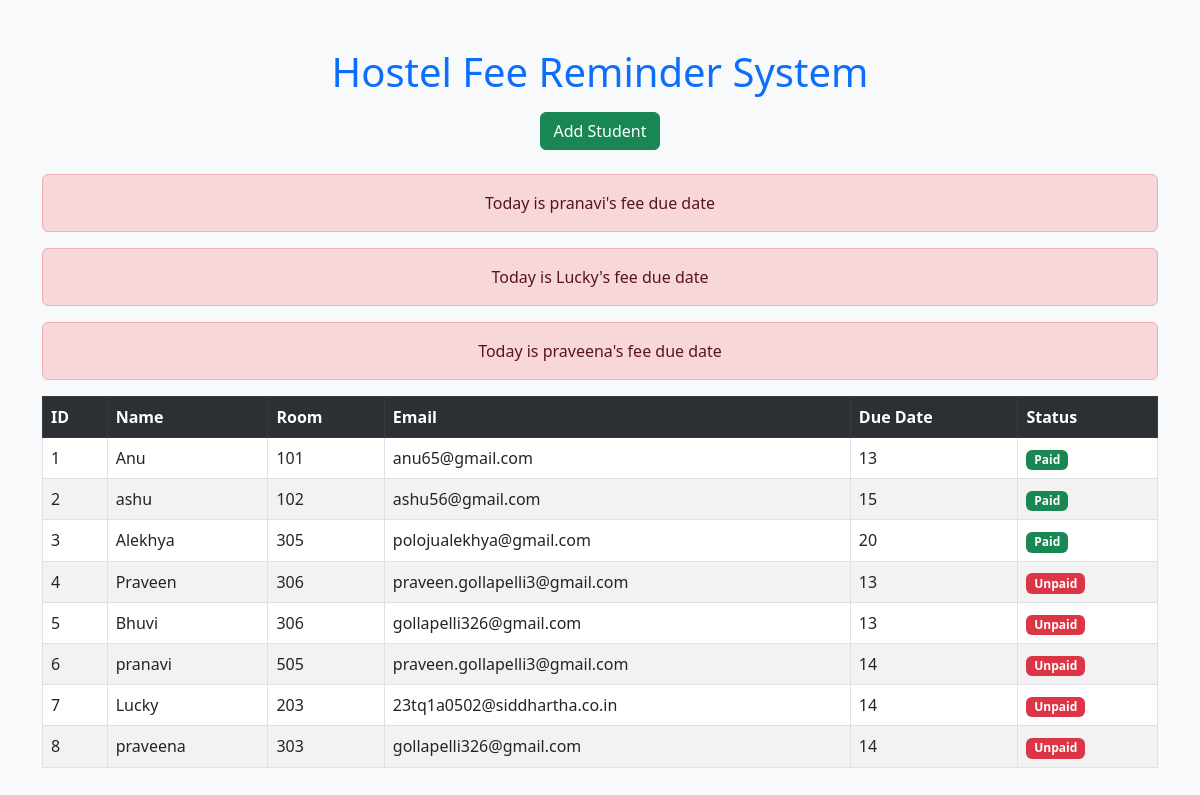
The page / on the database its author committed.
### tables this page shows
CREATE TABLE students(
id INTEGER PRIMARY KEY AUTOINCREMENT,
name TEXT,
room_no TEXT,
email TEXT,
due_date INTEGER,
fee_status TEXT
);

### p1.py (the view)
@app.route("/")
def home():
    conn = sqlite3.connect("database.db")
    cur = conn.cursor()
    cur.execute("SELECT * FROM students")
    data = cur.fetchall()
    conn.close()
    today = datetime.datetime.now().day
    return render_template("dashboard.html", data=data, today=today)

### templates/dashboard.html (shortened to what this page needs)
<!DOCTYPE html>
<html>
<head>
<link href="https://cdn.jsdelivr.net/npm/bootstrap@5.3.0/dist/css/bootstrap.min.css" rel="stylesheet">
</head>
<body class="bg-light">
<div class="container mt-5">
<h1 class="text-center text-primary">Hostel Fee Reminder System</h1>
<div class="text-center mt-3 mb-4">
<a href="/add" class="btn btn-success">Add Student</a>
</div>
{% if data %}
<table class="table table-bordered table-striped">
<tr class="table-dark">
<th>ID</th>
<th>Name</th>
<th>Room</th>
<th>Email</th>
<th>Due Date</th>
<th>Status</th>
</tr>
{% for i in data %}
<tr>
<td>{{i[0]}}</td>
<td>{{i[1]}}</td>
<td>{{i[2]}}</td>
<td>{{i[3]}}</td>
<td>{{i[4]}}</td>
<td>
{% if i[5] == "Unpaid" %}
<span class="badge bg-danger">Unpaid</span>
{% else %}
<span class="badge bg-success">Paid</span>
{% endif %}
</td>
</tr>
{% if i[4] == today %}
<div class="alert alert-danger text-center">
Today is {{i[1]}}'s fee due date
</div>
{% endif %}
{% endfor %}
</table>
{% else %}
<div class="alert alert-warning text-center">
No students added yet
</div>
{% endif %}
</div>
</body>
</html>

### rows shown on the page
students: id "1", name "Anu", room_no "101", email "anu65@gmail.com", due_date "13", fee_status "Paid"
students: id "2", name "ashu", room_no "102", email "ashu56@gmail.com", due_date "15", fee_status "Paid"
students: id "3", name "Alekhya", room_no "305", email "polojualekhya@gmail.com", due_date "20", fee_status "Paid"
students: id "4", name "Praveen", room_no "306", email "praveen.gollapelli3@gmail.com", due_date "13", fee_status "Unpaid"
students: id "5", name "Bhuvi", room_no "306", email "gollapelli326@gmail.com", due_date "13", fee_status "Unpaid"
students: id "6", name "pranavi", room_no "505", email "praveen.gollapelli3@gmail.com", due_date "14", fee_status "Unpaid"
students: id "7", name "Lucky", room_no "203", email "23tq1a0502@siddhartha.co.in", due_date "14", fee_status "Unpaid"
students: id "8", name "praveena", room_no "303", email "gollapelli326@gmail.com", due_date "14", fee_status "Unpaid"
